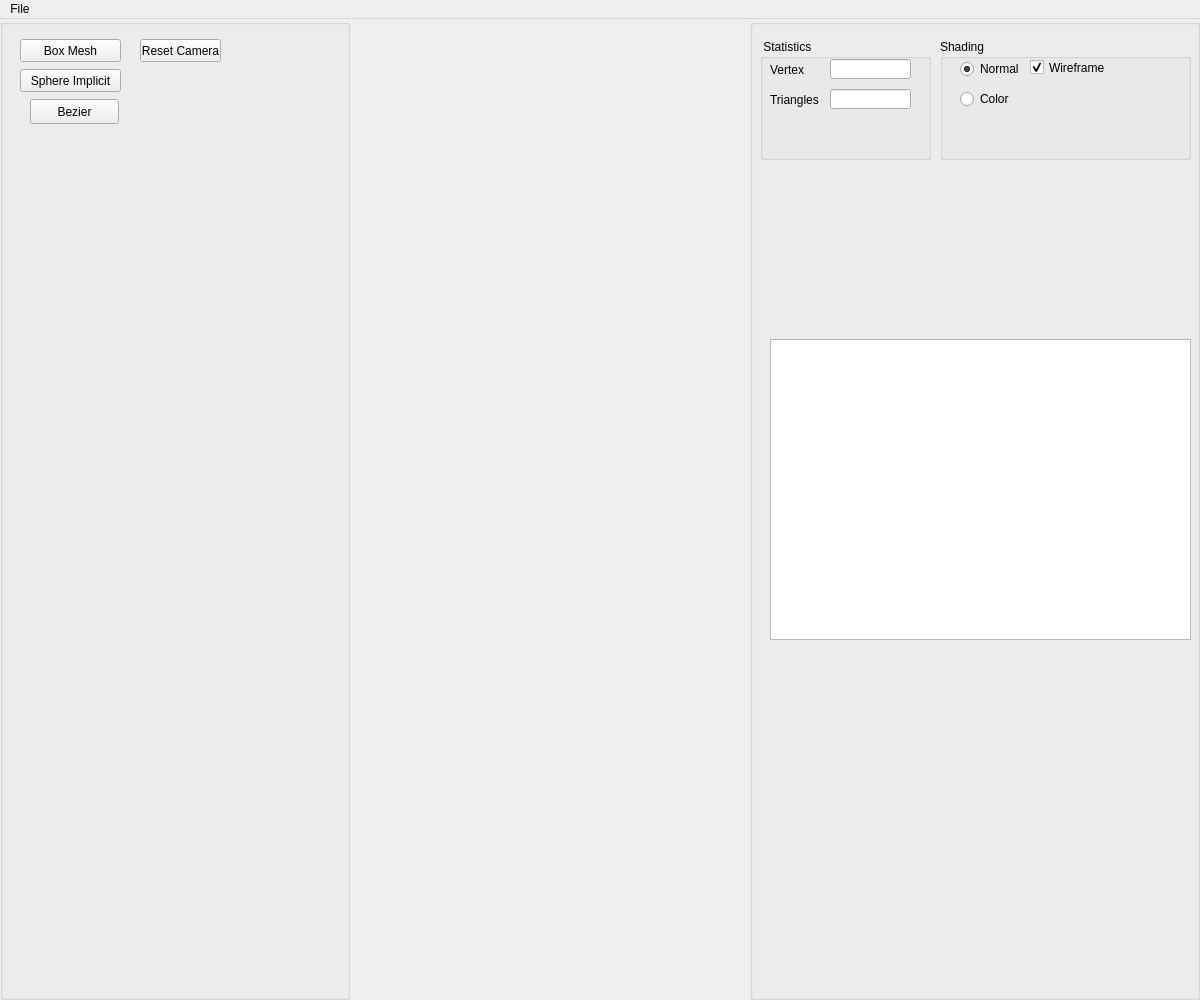
<?xml version="1.0" encoding="UTF-8"?>
<ui version="4.0">
 <class>Assets</class>
 <widget class="QMainWindow" name="Assets">
  <property name="geometry">
   <rect>
    <x>0</x>
    <y>0</y>
    <width>1200</width>
    <height>1000</height>
   </rect>
  </property>
  <property name="minimumSize">
   <size>
    <width>420</width>
    <height>300</height>
   </size>
  </property>
  <property name="windowTitle">
   <string>Implicit Terrain</string>
  </property>
  <widget class="QWidget" name="centralwidget">
   <layout class="QHBoxLayout">
    <property name="spacing">
     <number>0</number>
    </property>
    <property name="leftMargin">
     <number>0</number>
    </property>
    <property name="topMargin">
     <number>0</number>
    </property>
    <property name="rightMargin">
     <number>0</number>
    </property>
    <property name="bottomMargin">
     <number>0</number>
    </property>
    <item>
     <widget class="QGroupBox" name="Objects_groupBox">
      <property name="enabled">
       <bool>true</bool>
      </property>
      <property name="sizePolicy">
       <sizepolicy hsizetype="Fixed" vsizetype="Minimum">
        <horstretch>0</horstretch>
        <verstretch>0</verstretch>
       </sizepolicy>
      </property>
      <property name="minimumSize">
       <size>
        <width>350</width>
        <height>250</height>
       </size>
      </property>
      <property name="title">
       <string/>
      </property>
      <widget class="QPushButton" name="boxMesh">
       <property name="geometry">
        <rect>
         <x>20</x>
         <y>20</y>
         <width>101</width>
         <height>23</height>
        </rect>
       </property>
       <property name="toolTip">
        <string>&lt;!DOCTYPE HTML PUBLIC &quot;-//W3C//DTD HTML 4.0//EN&quot; &quot;http://www.w3.org/TR/REC-html40/strict.dtd&quot;&gt;
&lt;html&gt;&lt;head&gt;&lt;meta name=&quot;qrichtext&quot; content=&quot;1&quot; /&gt;&lt;style type=&quot;text/css&quot;&gt;
p, li { white-space: pre-wrap; }
&lt;/style&gt;&lt;/head&gt;&lt;body style=&quot; font-family:'MS Shell Dlg 2'; font-size:8pt; font-weight:400; font-style:normal;&quot;&gt;
&lt;p style=&quot; margin-top:0px; margin-bottom:0px; margin-left:0px; margin-right:0px; -qt-block-indent:0; text-indent:0px;&quot;&gt;&lt;span style=&quot; color:#5500ff;&quot;&gt;Callback #01&lt;/span&gt;&lt;/p&gt;
&lt;p style=&quot; margin-top:0px; margin-bottom:0px; margin-left:0px; margin-right:0px; -qt-block-indent:0; text-indent:0px;&quot;&gt;&lt;span style=&quot; font-style:italic; color:#aa00ff;&quot;&gt;Create Eurographics 1996 Bear&lt;/span&gt;&lt;/p&gt;&lt;/body&gt;&lt;/html&gt;</string>
       </property>
       <property name="text">
        <string>Box Mesh</string>
       </property>
       <property name="checkable">
        <bool>false</bool>
       </property>
      </widget>
      <widget class="QPushButton" name="resetcameraButton">
       <property name="geometry">
        <rect>
         <x>140</x>
         <y>20</y>
         <width>81</width>
         <height>23</height>
        </rect>
       </property>
       <property name="toolTip">
        <string>&lt;html&gt;&lt;head/&gt;&lt;body&gt;&lt;p&gt;&lt;span style=&quot; color:#5500ff;&quot;&gt;Callback #03&lt;/span&gt;&lt;/p&gt;&lt;p&gt;&lt;span style=&quot; font-style:italic; color:#aa00ff;&quot;&gt;Create Eurographics 1996 Bird&lt;/span&gt;&lt;/p&gt;&lt;/body&gt;&lt;/html&gt;</string>
       </property>
       <property name="text">
        <string>Reset Camera</string>
       </property>
       <property name="checkable">
        <bool>true</bool>
       </property>
       <property name="autoDefault">
        <bool>false</bool>
       </property>
       <property name="default">
        <bool>false</bool>
       </property>
       <property name="flat">
        <bool>false</bool>
       </property>
      </widget>
      <widget class="QPushButton" name="sphereImplicit">
       <property name="geometry">
        <rect>
         <x>20</x>
         <y>50</y>
         <width>101</width>
         <height>23</height>
        </rect>
       </property>
       <property name="toolTip">
        <string>&lt;!DOCTYPE HTML PUBLIC &quot;-//W3C//DTD HTML 4.0//EN&quot; &quot;http://www.w3.org/TR/REC-html40/strict.dtd&quot;&gt;
&lt;html&gt;&lt;head&gt;&lt;meta name=&quot;qrichtext&quot; content=&quot;1&quot; /&gt;&lt;style type=&quot;text/css&quot;&gt;
p, li { white-space: pre-wrap; }
&lt;/style&gt;&lt;/head&gt;&lt;body style=&quot; font-family:'MS Shell Dlg 2'; font-size:8pt; font-weight:400; font-style:normal;&quot;&gt;
&lt;p style=&quot; margin-top:0px; margin-bottom:0px; margin-left:0px; margin-right:0px; -qt-block-indent:0; text-indent:0px;&quot;&gt;&lt;span style=&quot; color:#5500ff;&quot;&gt;Callback #01&lt;/span&gt;&lt;/p&gt;
&lt;p style=&quot; margin-top:0px; margin-bottom:0px; margin-left:0px; margin-right:0px; -qt-block-indent:0; text-indent:0px;&quot;&gt;&lt;span style=&quot; font-style:italic; color:#aa00ff;&quot;&gt;Create Eurographics 1996 Bear&lt;/span&gt;&lt;/p&gt;&lt;/body&gt;&lt;/html&gt;</string>
       </property>
       <property name="text">
        <string>Sphere Implicit</string>
       </property>
       <property name="checkable">
        <bool>false</bool>
       </property>
      </widget>
      <widget class="QPushButton" name="buttonBezier">
       <property name="geometry">
        <rect>
         <x>30</x>
         <y>80</y>
         <width>89</width>
         <height>25</height>
        </rect>
       </property>
       <property name="text">
        <string>Bezier</string>
       </property>
      </widget>
     </widget>
    </item>
    <item>
     <widget class="QWidget" name="widget_GL" native="true"/>
    </item>
    <item>
     <widget class="QGroupBox" name="Parameters_groupBox">
      <property name="sizePolicy">
       <sizepolicy hsizetype="Maximum" vsizetype="Minimum">
        <horstretch>0</horstretch>
        <verstretch>0</verstretch>
       </sizepolicy>
      </property>
      <property name="minimumSize">
       <size>
        <width>450</width>
        <height>141</height>
       </size>
      </property>
      <property name="title">
       <string/>
      </property>
      <widget class="QGroupBox" name="groupBox_4">
       <property name="geometry">
        <rect>
         <x>10</x>
         <y>20</y>
         <width>171</width>
         <height>121</height>
        </rect>
       </property>
       <property name="title">
        <string> Statistics</string>
       </property>
       <widget class="QLabel" name="label_2">
        <property name="geometry">
         <rect>
          <x>10</x>
          <y>20</y>
          <width>61</width>
          <height>21</height>
         </rect>
        </property>
        <property name="text">
         <string>Vertex</string>
        </property>
       </widget>
       <widget class="QLineEdit" name="lineEdit_2">
        <property name="geometry">
         <rect>
          <x>70</x>
          <y>50</y>
          <width>81</width>
          <height>20</height>
         </rect>
        </property>
        <property name="alignment">
         <set>Qt::AlignRight|Qt::AlignTrailing|Qt::AlignVCenter</set>
        </property>
       </widget>
       <widget class="QLabel" name="label_3">
        <property name="geometry">
         <rect>
          <x>10</x>
          <y>50</y>
          <width>61</width>
          <height>21</height>
         </rect>
        </property>
        <property name="text">
         <string>Triangles</string>
        </property>
       </widget>
       <widget class="QLineEdit" name="lineEdit">
        <property name="geometry">
         <rect>
          <x>70</x>
          <y>20</y>
          <width>81</width>
          <height>20</height>
         </rect>
        </property>
        <property name="text">
         <string/>
        </property>
        <property name="alignment">
         <set>Qt::AlignRight|Qt::AlignTrailing|Qt::AlignVCenter</set>
        </property>
       </widget>
      </widget>
      <widget class="QGroupBox" name="groupBox_13">
       <property name="geometry">
        <rect>
         <x>190</x>
         <y>20</y>
         <width>251</width>
         <height>121</height>
        </rect>
       </property>
       <property name="title">
        <string>Shading</string>
       </property>
       <widget class="QRadioButton" name="radioShadingButton_1">
        <property name="geometry">
         <rect>
          <x>20</x>
          <y>20</y>
          <width>61</width>
          <height>20</height>
         </rect>
        </property>
        <property name="text">
         <string>Normal</string>
        </property>
        <property name="checked">
         <bool>true</bool>
        </property>
       </widget>
       <widget class="QCheckBox" name="wireframe">
        <property name="geometry">
         <rect>
          <x>90</x>
          <y>20</y>
          <width>81</width>
          <height>17</height>
         </rect>
        </property>
        <property name="text">
         <string>Wireframe</string>
        </property>
        <property name="checked">
         <bool>true</bool>
        </property>
       </widget>
       <widget class="QRadioButton" name="radioShadingButton_2">
        <property name="geometry">
         <rect>
          <x>20</x>
          <y>50</y>
          <width>61</width>
          <height>20</height>
         </rect>
        </property>
        <property name="text">
         <string>Color</string>
        </property>
        <property name="checked">
         <bool>false</bool>
        </property>
       </widget>
      </widget>
      <widget class="QGraphicsView" name="graphicsView">
       <property name="geometry">
        <rect>
         <x>20</x>
         <y>320</y>
         <width>421</width>
         <height>301</height>
        </rect>
       </property>
      </widget>
     </widget>
    </item>
   </layout>
  </widget>
  <widget class="QMenuBar" name="menubar">
   <property name="geometry">
    <rect>
     <x>0</x>
     <y>0</y>
     <width>1200</width>
     <height>22</height>
    </rect>
   </property>
   <widget class="QMenu" name="menuFile">
    <property name="title">
     <string>File</string>
    </property>
   </widget>
   <addaction name="menuFile"/>
  </widget>
  <action name="actionExit">
   <property name="text">
    <string>Exit</string>
   </property>
   <property name="shortcut">
    <string>Esc</string>
   </property>
  </action>
  <action name="actionNew_Scene">
   <property name="text">
    <string>New Scene</string>
   </property>
  </action>
  <action name="actionExport_obj">
   <property name="text">
    <string>OBJ File (.obj)</string>
   </property>
  </action>
  <action name="actionExport_ma">
   <property name="text">
    <string>Maya File (.ma)</string>
   </property>
  </action>
  <action name="actionLoad_ma">
   <property name="text">
    <string>Load</string>
   </property>
  </action>
  <action name="actionGL">
   <property name="text">
    <string>GL</string>
   </property>
  </action>
  <action name="actionVectorized">
   <property name="text">
    <string>Vectorized</string>
   </property>
  </action>
  <action name="actionExport_svg">
   <property name="text">
    <string>SVG File (.svg)</string>
   </property>
  </action>
  <action name="actionSphere_Tracing_png">
   <property name="text">
    <string>Sphere Tracing (.png)</string>
   </property>
  </action>
 </widget>
 <resources/>
 <connections/>
</ui>
